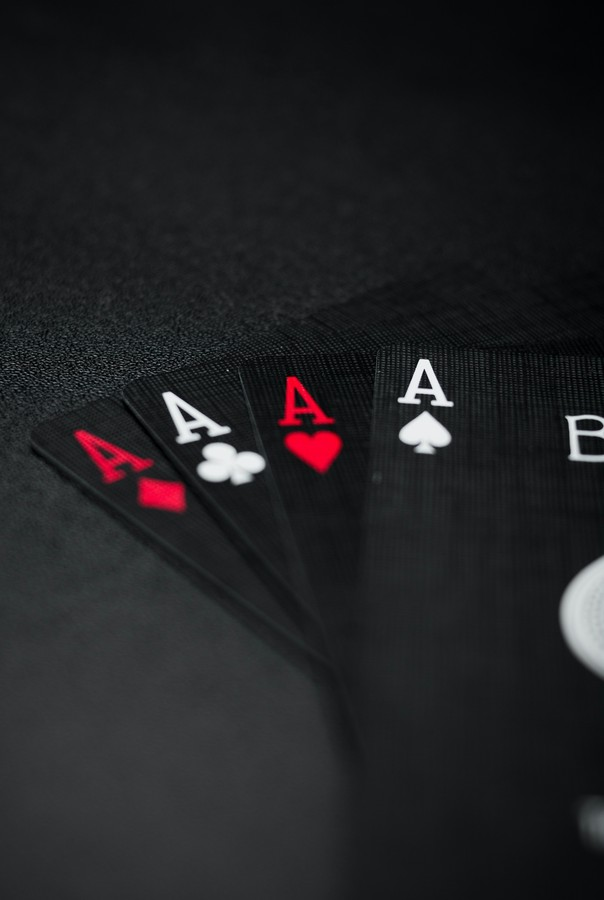
#> input picture pic/poker-classic.jpg, 604 x 900 px
$ python resize_avatars.py ../pic out
#> lines starting #> are read from the running program, lines starting #| are printed output that depends on the picture
#!/usr/bin/env python3
"""
头像图片处理脚本
用法: python resize_avatars.py <输入目录> [输出目录]
"""

import os
import sys
from PIL import Image

def resize_avatar(input_path, output_path, size=(256, 256), quality=85):
    """调整图片为头像尺寸"""
#> called with input_path = '../pic/poker-classic.jpg', output_path = 'out/poker-classic.jpg', size = (256, 256), quality = 85
    try:
        with Image.open(input_path) as img:
            # 转换为 RGB（处理 PNG 透明背景）
#> img is the input picture: PIL image 604x900 RGB; mean R, G, B 34.3, 33.8, 36.1
            if img.mode in ('RGBA', 'P'):
                background = Image.new('RGB', img.size, (20, 20, 20))
                if img.mode == 'P':
                    img = img.convert('RGBA')
                background.paste(img, mask=img.split()[-1] if img.mode == 'RGBA' else None)
                img = background

            # 等比例裁剪为正方形
            width, height = img.size
#> width = 604; height = 900
            min_dim = min(width, height)
#> min_dim = 604
            left = (width - min_dim) // 2
#> left = 0
            top = (height - min_dim) // 2
#> top = 148
            right = left + min_dim
#> right = 604
            bottom = top + min_dim
#> bottom = 752

            img = img.crop((left, top, right, bottom))
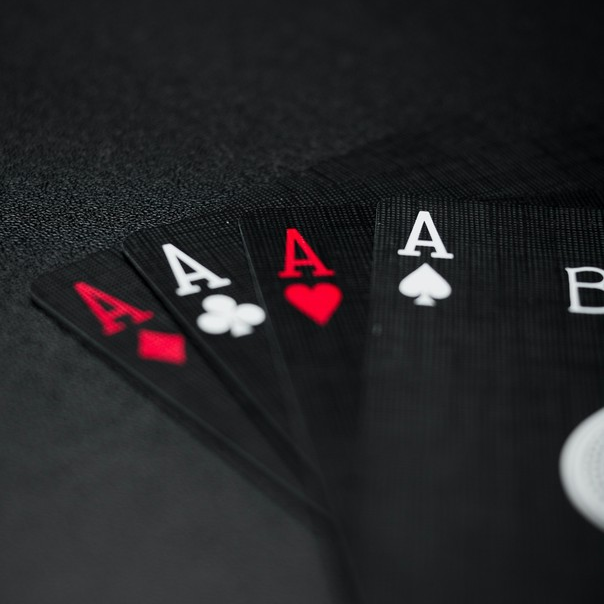
#> img: PIL image 604x604 RGB; mean R, G, B 38, 36.7, 39.1
            img = img.resize(size, Image.Resampling.LANCZOS)
#> img: PIL image 256x256 RGB

            # 保存为 JPEG
            img.save(output_path, 'JPEG', quality=quality, optimize=True)

            # 统计信息
            original_size = os.path.getsize(input_path) / 1024
            new_size = os.path.getsize(output_path) / 1024

            return True, original_size, new_size
    except Exception as e:
        return False, 0, 0

def main():
    if len(sys.argv) < 2:
        print("用法: python resize_avatars.py <输入目录> [输出目录]")
        print("示例: python resize_avatars.py ../pic ../frontend/avatars")
        sys.exit(1)

    input_dir = sys.argv[1]
    output_dir = sys.argv[2] if len(sys.argv) > 2 else os.path.join(input_dir, 'resized')

    if not os.path.exists(input_dir):
        print(f"错误: 目录不存在 {input_dir}")
        sys.exit(1)

    os.makedirs(output_dir, exist_ok=True)

    # 支持的图片格式
    extensions = ('.jpg', '.jpeg', '.png', '.gif', '.bmp', '.webp')

    files = [f for f in os.listdir(input_dir) if f.lower().endswith(extensions)]

    if not files:
        print(f"未找到图片文件: {input_dir}")
        sys.exit(1)

    print(f"找到 {len(files)} 张图片")
    print(f"输出目录: {output_dir}")
    print("-" * 50)

    success_count = 0
    total_saved = 0

    for filename in files:
        input_path = os.path.join(input_dir, filename)

        # 输出文件名统一为 .jpg
        name_without_ext = os.path.splitext(filename)[0]
        output_filename = f"{name_without_ext}.jpg"
        output_path = os.path.join(output_dir, output_filename)

        success, orig_size, new_size = resize_avatar(input_path, output_path)

        if success:
            saved = orig_size - new_size
            total_saved += saved
            success_count += 1
            print(f"✓ {filename:20s} {orig_size:6.1f}KB → {new_size:6.1f}KB (节省 {saved:6.1f}KB)")
        else:
            print(f"✗ {filename:20s} 处理失败")

    print("-" * 50)
    print(f"完成: {success_count}/{len(files)} 张")
    print(f"总节省: {total_saved:.1f}KB ({total_saved/1024:.1f}MB)")

if __name__ == '__main__':
    main()
